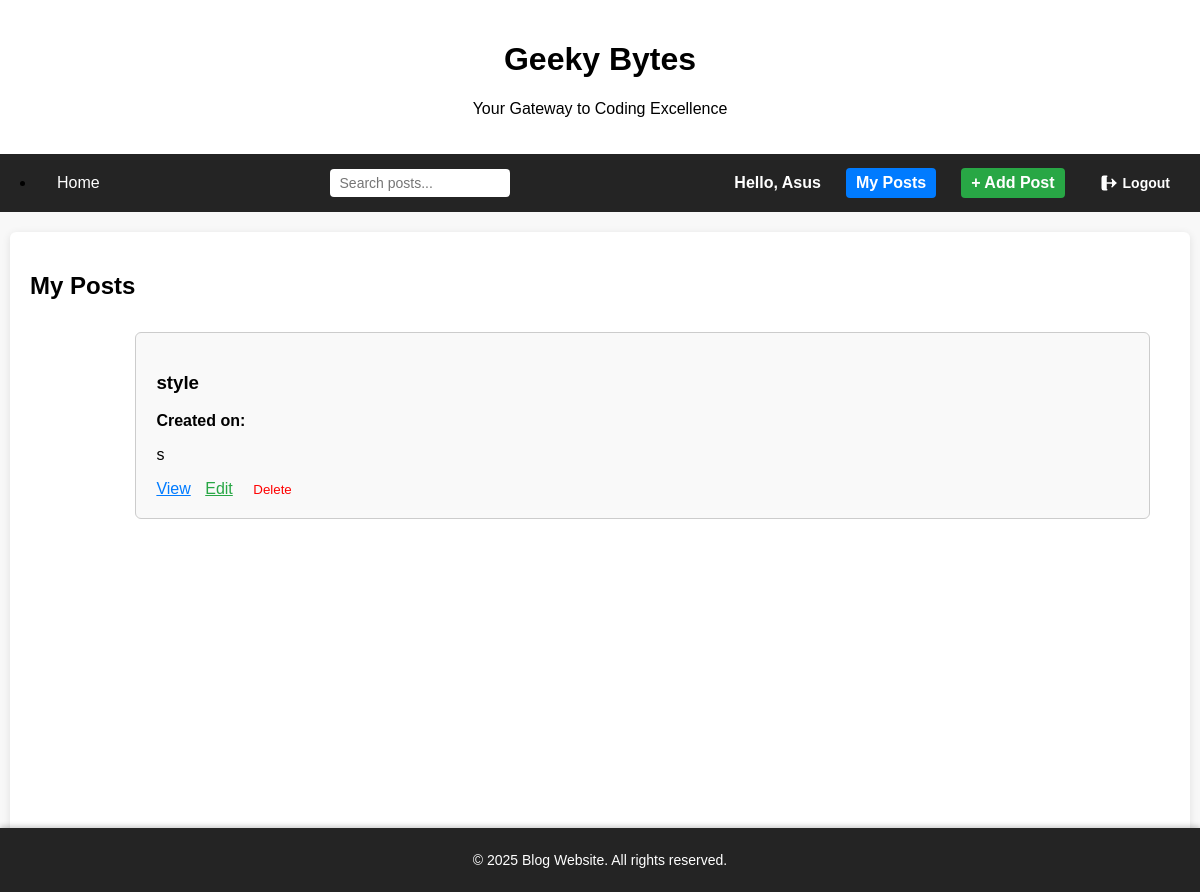
The page /my-post/ (signed in) on the database as committed earlier.
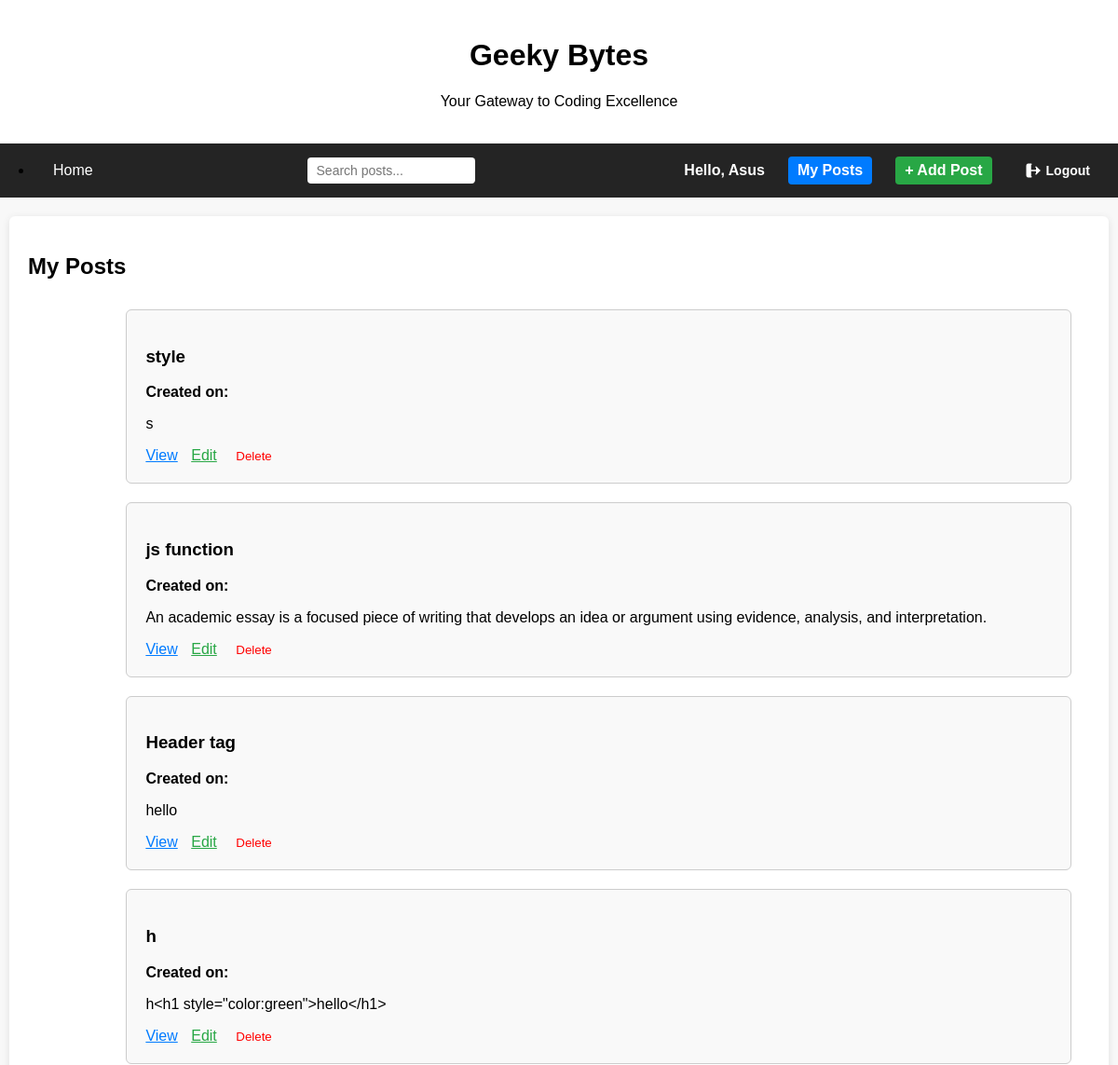
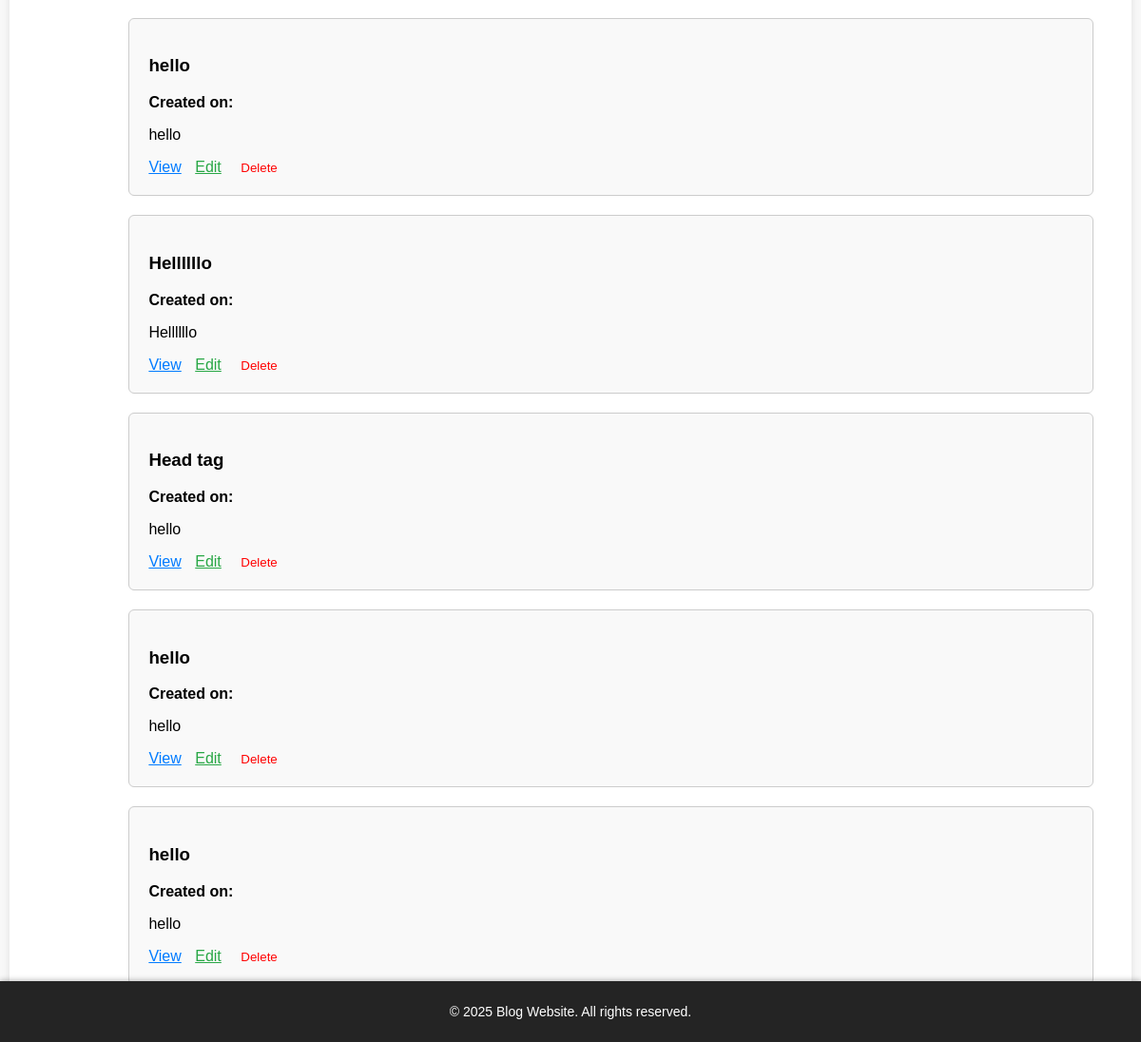
The same page on the database as committed later (2 pictures, top to bottom).
### app/models.py (models this page shows, shortened)
class Blog(models.Model):
    STATUS_CHOICES = [
        ('draft', 'Draft'),
        ('published', 'Published'),
    ]
    category=models.ForeignKey(Category,on_delete=models.CASCADE)
    author=models.ForeignKey(User,on_delete=models.CASCADE)
    slug=models.SlugField(unique=True, blank=True)
    blog_title=models.CharField(max_length=100)
    blog_short_description=models.TextField(max_length=700)
    blog_description=models.TextField(max_length=2000)
    status = models.CharField(max_length=10, choices=STATUS_CHOICES, default='draft')
    created_at=models.DateTimeField(auto_now_add=True)
    updated_at=models.DateTimeField(auto_now=True)
    is_published=models.BooleanField(default=False)
    image=models.ImageField(upload_to='blog_images/',blank=True,null=True)

### app/views.py (the view)
# urls.py: path('my-post/', views.my_post, name='my-post'),
@login_required
def my_post(request):
    posts = Blog.objects.filter(author=request.user)
    return render(request, 'mypost.html', {'user_posts': posts})

### template/mypost.html (shortened to what this page needs)
{% extends 'includes/base.html' %}
{% block content %}
<div class="container">
  {% if user_posts %}
  <h2 style="margin-bottom: 100px;">My Posts</h2>
  <main style="margin-top: 80px;">
      {%for i in user_posts%}
      <div style="border: 1px solid #ccc; padding: 20px; margin-bottom: 20px; border-radius: 6px; background-color: #f9f9f9;">
        <h3>{{ i.blog_title }}</h3>
        <p><strong>Created on:</strong> {{ post.created_at|date:"F d, Y" }}</p>
        <p>{{ i.blog_short_description }}</p>
        <div style="margin-top: 10px;">
          <a href="{% url 'blog_detail' i.slug %}" style="margin-right: 10px; color: #007bff;">View</a>
          <a href="{%url 'update' i.slug %}" style="margin-right: 10px; color: #28a745;">Edit</a>
          <form method="POST" action="{%url 'delete' i.slug %}" style="display: inline;">
            <button type="submit" onclick="return confirm('Are you sure you want to delete this post?');" style="background: none; border: none; color: red; cursor: pointer;">Delete</button>
          </form>
        </div>
      </div>
      {%endfor%}
    </main>
  {%else%}
  <h1 style="margin-right: 900px;">No post yet</h1>
  {% endif %}
</div>
{% endblock %}

Rows that differ between the two databases and show on the page:
added Blog: blog_title "js function", blog_short_description "An academic essay is a focused piece of writing that develops an idea or argument using evidence, analysis, and interpretation."
added Blog: blog_title "Header tag", blog_short_description "hello"
added Blog: blog_title "h", blog_short_description "h<h1 style=\"color:green\">hello</h1>"
added Blog: blog_title "hello", blog_short_description "hello"
added Blog: blog_title "Hellllllo", blog_short_description "Hellllllo"
added Blog: blog_title "Head tag", blog_short_description "hello"
added Blog: blog_title "hello", blog_short_description "hello"
added Blog: blog_title "hello", blog_short_description "hello"
